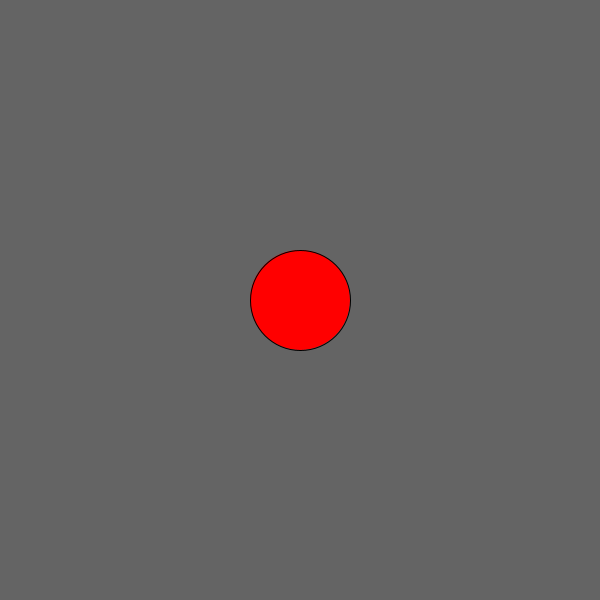
Frame 1 (no input)
Frame 60 (the mouse pressed at the canvas centre just before this capture): identical to frame 1, image omitted
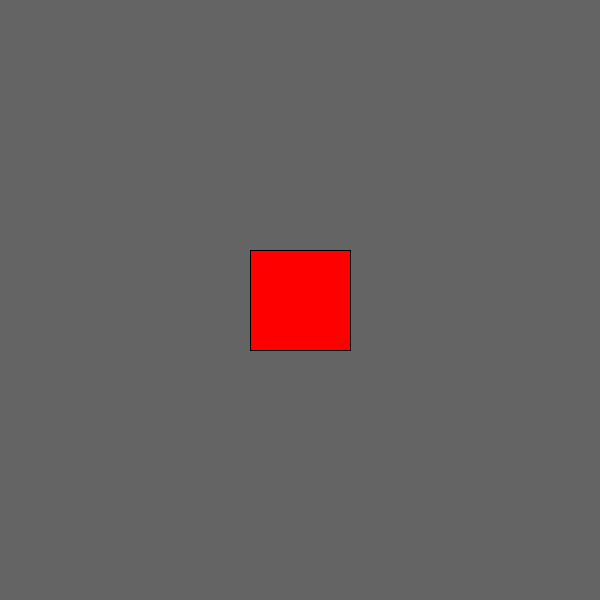
Frame 120 (the mouse held since frame 60 and released just before this capture)

The Processing sketch that drew these frames (run headless with seeded random() and noise(); from frame 60 on, the mouse is pressed at the canvas centre):

// Processing sketch: processing_89208
// ── processing_89208.pde

void setup() {
  size(600, 600);
}

void draw() {
  background(100);
  if (mouseY<=height/2 && mouseX<=width/2) {
    fill(255, 0, 0); 
    ellipse(width/2, height/2, 100, 100);
  } 
  else if (mouseY<=height/2) {
    fill(0, 255, 0); 
    ellipse(width/2, height/2, 100, 100);
  }
  if (mouseX<=width/2 && mouseY>=height/2) {
    fill(255, 0, 0); 
    rect(width/2-50, height/2-50, 100, 100);
  }
}
